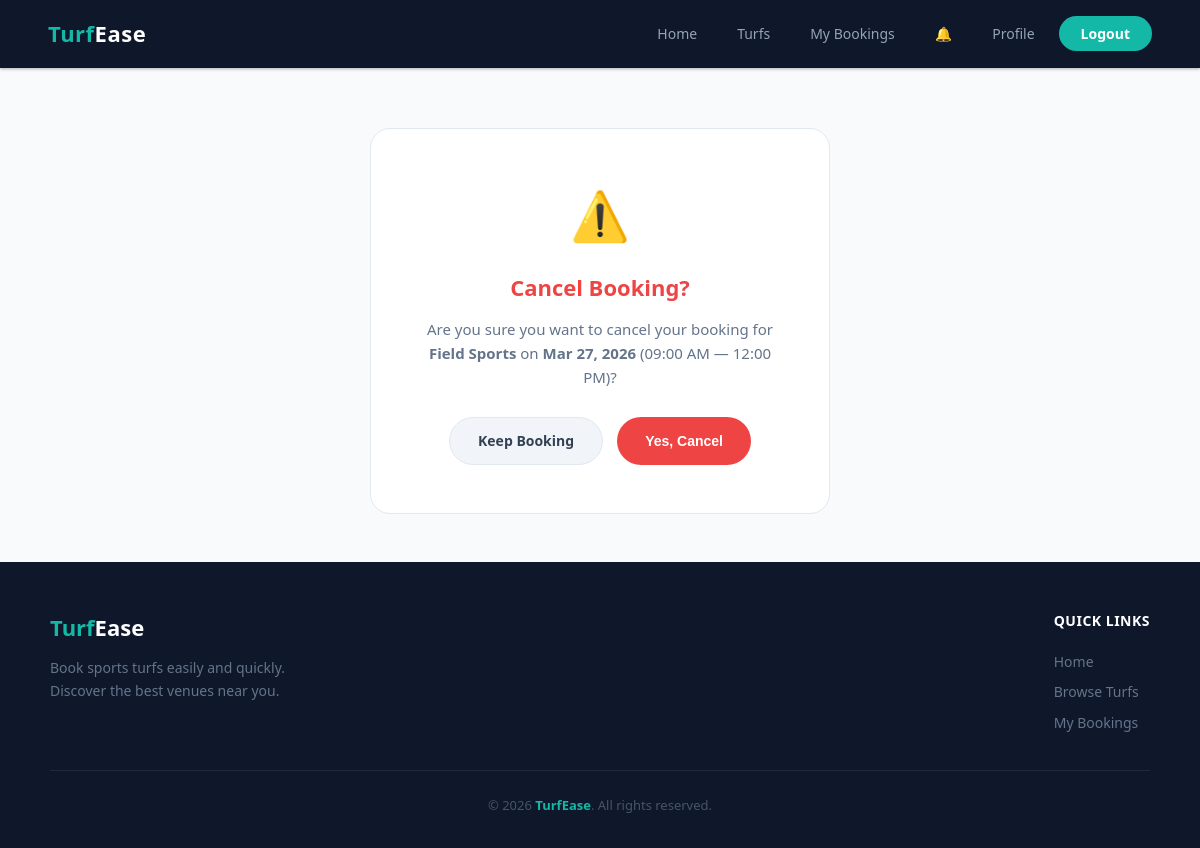
/bookings/cancel/5/ (signed in), run on the app's committed database.
### bookings/models.py (models this page shows, shortened)
class Booking(models.Model):
    MEMBER_CHOICES = [
        (5, '5-a-side'),
        (7, '7-a-side'),
        (11, '11-a-side'),
    ]
    user = models.ForeignKey(User, on_delete=models.CASCADE, related_name='bookings')
    turf = models.ForeignKey(Turf, on_delete=models.CASCADE, related_name='bookings')
    booking_date = models.DateField()
    start_time = models.TimeField()
    end_time = models.TimeField()
    members = models.PositiveIntegerField(choices=MEMBER_CHOICES, default=5)
    total_price = models.DecimalField(max_digits=10, decimal_places=2)
    created_at = models.DateTimeField(auto_now_add=True)
    class Meta:
        ordering = ['-created_at']

### turfs/models.py (models this page shows, shortened)
class Turf(models.Model):
    name = models.CharField(max_length=200)
    location = models.CharField(max_length=300)
    description = models.TextField()
    price_per_hour = models.DecimalField(max_digits=10, decimal_places=2)
    price_5a_side = models.DecimalField(max_digits=10, decimal_places=2, default=0, help_text='Additional fixed price for 5-a-side teams')
    price_7a_side = models.DecimalField(max_digits=10, decimal_places=2, default=0, help_text='Additional fixed price for 7-a-side teams')
    price_11a_side = models.DecimalField(max_digits=10, decimal_places=2, default=0, help_text='Additional fixed price for 11-a-side teams')
    image = models.ImageField(upload_to='turf_images/', blank=True, null=True)
    created_at = models.DateTimeField(auto_now_add=True)

### bookings/views.py (the view)
# urls.py: path('cancel/<int:pk>/', views.cancel_booking, name='cancel_booking'),
@login_required
def cancel_booking(request, pk):
    booking = get_object_or_404(Booking, pk=pk, user=request.user)
    if booking.booking_date < date.today():
        messages.error(request, 'You cannot cancel a past booking.')
        return redirect('booking_history')
    if booking.booking_date == date.today() and booking.start_time <= datetime.now().time():
        messages.error(request, 'You cannot cancel a booking that has already started.')
        return redirect('booking_history')
    if request.method == 'POST':
        booking.delete()
        messages.success(request, 'Booking cancelled successfully!')
        return redirect('booking_history')
    return render(request, 'booking_cancel.html', {'booking': booking})

### bookings/context_processors.py (called while the page is built)
def unread_notifications(request):
    if request.user.is_authenticated and not request.user.is_staff:
        count = Notification.objects.filter(user=request.user, is_read=False).count()
        return {'unread_notification_count': count}
    return {'unread_notification_count': 0}

### templates/booking_cancel.html (shortened to what this page needs)
{% extends 'base.html' %}
{% block content %}
<div class="container" style="display:flex; justify-content:center; padding-top:60px;">
    <div class="confirm-box">
        <div class="confirm-icon">&#9888;&#65039;</div>
        <h2>Cancel Booking?</h2>
        <p>Are you sure you want to cancel your booking for <strong>{{ booking.turf.name }}</strong> on <strong>{{ booking.booking_date|date:"M d, Y" }}</strong> ({{ booking.start_time|time:"h:i A" }} — {{ booking.end_time|time:"h:i A" }})?</p>
        <form method="post">
            <div class="btn-group">
                <a href="{% url 'booking_history' %}" class="btn-cancel">Keep Booking</a>
                <button type="submit" class="btn-confirm-delete">Yes, Cancel</button>
            </div>
        </form>
    </div>
</div>
{% endblock %}

### static/css/style.css (style rules this page uses)
:root, body.theme-light { --bg-primary: #f8fafc; --bg-secondary: #ffffff; --bg-tertiary: #f1f5f9; --bg-card: #ffffff; --bg-input: #f8fafc; --bg-nav: #0f172a; --bg-footer: #0f172a; --text-primary: #0f172a; --text-secondary: #334155; --text-muted: #64748b; --text-faint: #94a3b8; --border: #e2e8f0; --border-hover: #cbd5e1; --accent: #14b8a6; --accent-hover: #0d9488; --accent2: #22c55e; --danger: #ef4444; --purple: #8b5cf6; --amber: #f59e0b; --shadow-sm: 0 1px 3px rgba(0,0,0,.06); --shadow-md: 0 4px 24px rgba(0,0,0,.06); --shadow-lg: 0 16px 40px rgba(0,0,0,.1); --shadow-glow: 0 4px 20px rgba(20,184,166,.25); --table-row-hover:#f8fafc; --msg-success-bg: #dcfce7; --msg-success-c: #166534; --msg-success-b: #bbf7d0; --msg-error-bg: #fef2f2; --msg-error-c: #991b1b; --msg-error-b: #fecaca; --msg-info-bg: #e0f2fe; --msg-info-c: #075985; --msg-info-b: #bae6fd; }
*, *::before, *::after { margin: 0; padding: 0; box-sizing: border-box; }
html { scroll-behavior: smooth; }
body { font-family: 'Segoe UI', system-ui, -apple-system, sans-serif; background-color: var(--bg-primary); color: var(--text-secondary); line-height: 1.6; min-height: 100vh; transition: background-color .4s, color .4s; }
a { text-decoration: none; color: inherit; }
.container { max-width: 1200px; margin: 0 auto; padding: 48px 24px; animation: fadeIn .5s ease; }
.confirm-box { background: var(--bg-card); padding: 48px 40px; border-radius: 20px; border: 1px solid var(--border); max-width: 460px; text-align: center; animation: scaleIn .4s ease; }
.confirm-box .confirm-icon { font-size: 48px; margin-bottom: 16px; }
.confirm-box h2 { color: var(--danger); margin-bottom: 12px; font-size: 22px; }
.confirm-box p { margin-bottom: 28px; color: var(--text-muted); font-size: 15px; }
.confirm-box .btn-group { display: flex; gap: 14px; justify-content: center; }
.btn-cancel { display: inline-block; padding: 12px 28px; background: var(--bg-tertiary); color: var(--text-secondary); border-radius: 50px; font-weight: 600; font-size: 14px; border: 1px solid var(--border); transition: background .2s, transform .2s; }
.btn-confirm-delete { padding: 12px 28px; background: var(--danger); color: #fff; border: none; border-radius: 50px; font-weight: 600; font-size: 14px; cursor: pointer; transition: background .2s, transform .2s; }

### data on the page
Booking: turf.name "Field Sports", booking_date "Mar 27, 2026", start_time "09:00 AM", end_time "12:00 PM"
